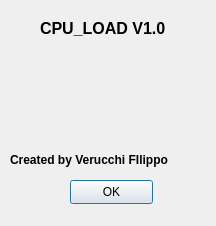
<?xml version="1.0" encoding="UTF-8"?>
<ui version="4.0">
 <class>Dialog</class>
 <widget class="QDialog" name="Dialog">
  <property name="geometry">
   <rect>
    <x>0</x>
    <y>0</y>
    <width>216</width>
    <height>226</height>
   </rect>
  </property>
  <property name="windowTitle">
   <string>Dialog</string>
  </property>
  <property name="windowIcon">
   <iconset resource="a.qrc">
    <normaloff>:/newPrefix/Icon.png</normaloff>:/newPrefix/Icon.png</iconset>
  </property>
  <widget class="QPushButton" name="pushButton">
   <property name="geometry">
    <rect>
     <x>70</x>
     <y>180</y>
     <width>83</width>
     <height>24</height>
    </rect>
   </property>
   <property name="text">
    <string>OK</string>
   </property>
  </widget>
  <widget class="QLabel" name="label">
   <property name="geometry">
    <rect>
     <x>10</x>
     <y>150</y>
     <width>201</width>
     <height>20</height>
    </rect>
   </property>
   <property name="font">
    <font>
     <weight>75</weight>
     <bold>true</bold>
    </font>
   </property>
   <property name="text">
    <string>Created by Verucchi FIlippo</string>
   </property>
  </widget>
  <widget class="QLabel" name="label_2">
   <property name="geometry">
    <rect>
     <x>40</x>
     <y>20</y>
     <width>151</width>
     <height>16</height>
    </rect>
   </property>
   <property name="font">
    <font>
     <pointsize>12</pointsize>
     <weight>75</weight>
     <bold>true</bold>
    </font>
   </property>
   <property name="text">
    <string>CPU_LOAD V1.0</string>
   </property>
  </widget>
  <widget class="QLabel" name="label_3">
   <property name="geometry">
    <rect>
     <x>40</x>
     <y>30</y>
     <width>128</width>
     <height>128</height>
    </rect>
   </property>
   <property name="text">
    <string/>
   </property>
   <property name="pixmap">
    <pixmap resource="a.qrc">:/newPrefix/Icon.png</pixmap>
   </property>
  </widget>
 </widget>
 <resources>
  <include location="a.qrc"/>
 </resources>
 <connections/>
</ui>
